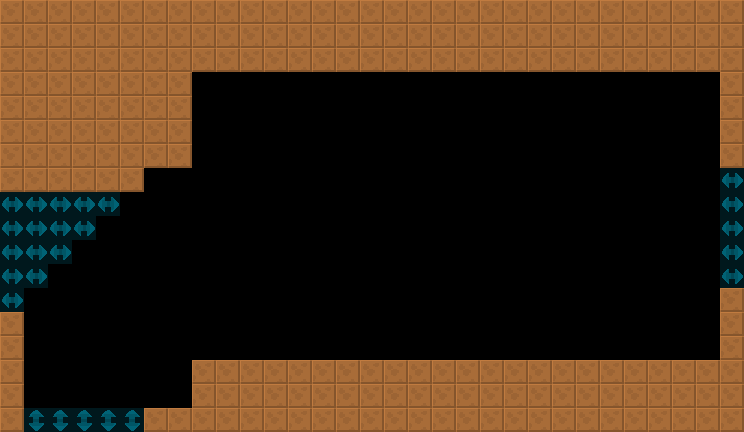

This game map was drawn from its Tiled (.tmx) file and the tilesets committed beside it. A one-line description and the trimmed map source follow:
An orthogonal 31x18 tile map with 24x24 px tiles, 2 tile layers (col, lnk), 2 tilesets and 1 object (SpecialEquipment).

<map version="1.4" tiledversion="1.4.2" orientation="orthogonal" renderorder="right-down" width="31" height="18" tilewidth="24" tileheight="24" infinite="0" nextlayerid="4" nextobjectid="8">
 <tileset firstgid="6" source="../../lnk.tsx" />
 <tileset firstgid="1" source="../../col.tsx" />
 <layer id="1" name="col" width="31" height="18">
  <data>[558 cells, 214 non-empty, 1 distinct tile ids]</data>
 </layer>
 <layer id="2" name="lnk" width="31" height="18" opacity="0.5">
  <data>[558 cells, 25 non-empty, 2 distinct tile ids]</data>
 </layer>
 <objectgroup id="3" name="markers" opacity="0.5">
  <object id="1" name="SpecialEquipment" type="SpecialEquipment" x="192" y="72" width="528" height="288">
   <properties>
    <property name="yr" value="0" />
    <property name="xr" value="0" />
   </properties>
  </object>
 </objectgroup>
</map>
